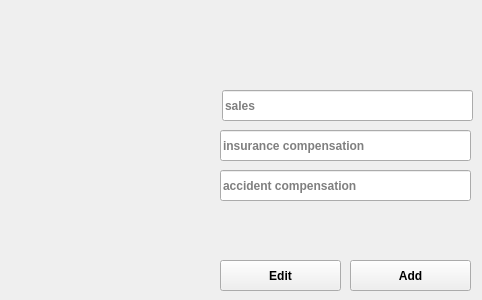
    <widget class="QWidget" name="tab_5">
     <attribute name="title">
      <string>Revenues</string>
     </attribute>
     <widget class="QPushButton" name="btn_Add_Revenu_Info">
      <property name="geometry">
       <rect>
        <x>350</x>
        <y>260</y>
        <width>121</width>
        <height>31</height>
       </rect>
      </property>
      <property name="font">
       <font>
        <weight>75</weight>
        <bold>true</bold>
       </font>
      </property>
      <property name="text">
       <string>Add</string>
      </property>
     </widget>
     <widget class="QPushButton" name="btn_Update_Revenu_Info">
      <property name="geometry">
       <rect>
        <x>220</x>
        <y>260</y>
        <width>121</width>
        <height>31</height>
       </rect>
      </property>
      <property name="font">
       <font>
        <weight>75</weight>
        <bold>true</bold>
       </font>
      </property>
      <property name="text">
       <string>Edit</string>
      </property>
     </widget>
     <widget class="QLineEdit" name="txt_sales_selling">
      <property name="geometry">
       <rect>
        <x>222</x>
        <y>90</y>
        <width>251</width>
        <height>31</height>
       </rect>
      </property>
      <property name="font">
       <font>
        <weight>75</weight>
        <bold>true</bold>
       </font>
      </property>
      <property name="layoutDirection">
       <enum>Qt::RightToLeft</enum>
      </property>
      <property name="placeholderText">
       <string>sales</string>
      </property>
     </widget>
     <widget class="QLineEdit" name="txt_accident_compensation">
      <property name="geometry">
       <rect>
        <x>220</x>
        <y>170</y>
        <width>251</width>
        <height>31</height>
       </rect>
      </property>
      <property name="font">
       <font>
        <weight>75</weight>
        <bold>true</bold>
       </font>
      </property>
      <property name="placeholderText">
       <string>accident compensation</string>
      </property>
     </widget>
     <widget class="QLineEdit" name="txt_insurance_compensation">
      <property name="geometry">
       <rect>
        <x>220</x>
        <y>130</y>
        <width>251</width>
        <height>31</height>
       </rect>
      </property>
      <property name="font">
       <font>
        <weight>75</weight>
        <bold>true</bold>
       </font>
      </property>
      <property name="placeholderText">
       <string>insurance compensation</string>
      </property>
     </widget>
    </widget>
